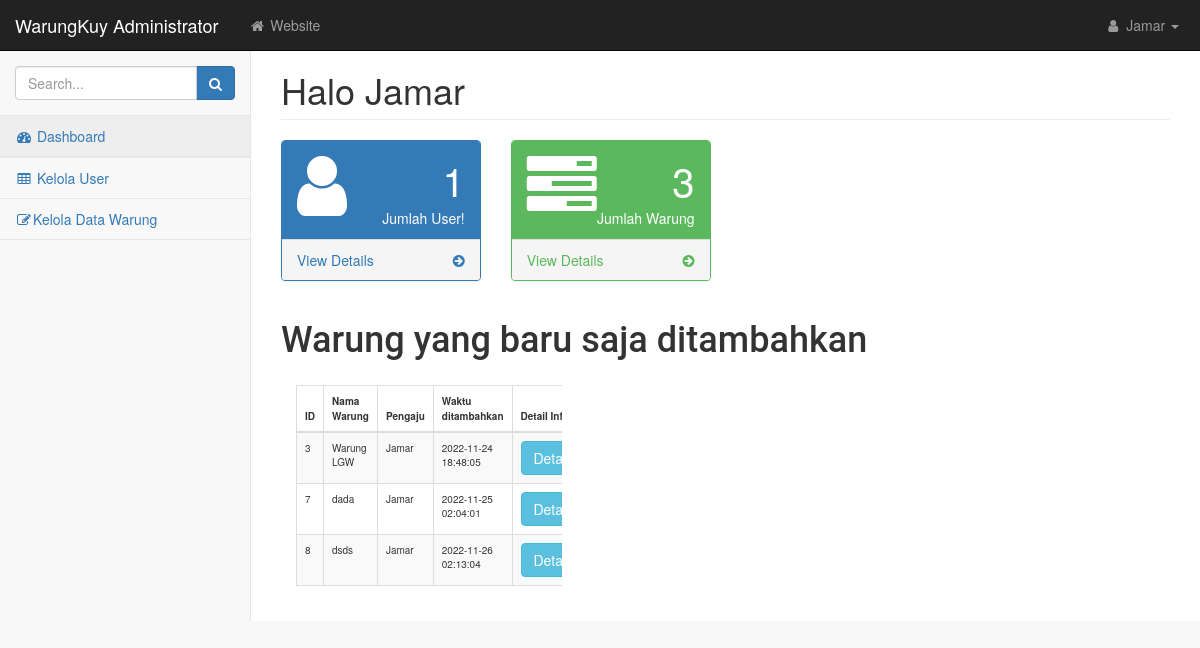
/View/index.php (signed in), run on the app's committed database.
### tables this page shows
CREATE TABLE `tb_warung` (
  `id_warung` int(11) NOT NULL,
  `nama_warung` varchar(50) NOT NULL,
  `alamat` varchar(120) NOT NULL,
  `deskripsi` mediumtext NOT NULL,
  `foto` varchar(256) DEFAULT NULL,
  `id_user` int(5) NOT NULL,
  `tanggal_ditambahkan` datetime NOT NULL
);

CREATE TABLE `tb_users` (
  `id_user` int(5) NOT NULL,
  `username` char(11) NOT NULL,
  `email` varchar(50) NOT NULL,
  `password` char(20) NOT NULL,
  `hak` enum('admin','registered') NOT NULL,
  `alamat` varchar(255) DEFAULT NULL,
  `foto` varchar(256) DEFAULT NULL
);

### View/index.php (the view, shortened to what this page needs)
<?php
include('../Config/koneksi.php');
$sesNama =$_SESSION['username'];
?>
<!DOCTYPE html>
<html lang="en">
<head>
    <link href="css/bootstrap.min.css" rel="stylesheet">
    <link href="css/metisMenu.min.css" rel="stylesheet">
    <link href="css/timeline.css" rel="stylesheet">
    <link href="css/startmin.css" rel="stylesheet">
    <link href="css/morris.css" rel="stylesheet">
    <link href="css/font-awesome.min.css" rel="stylesheet" type="text/css">
</head>
<body>
<div id="wrapper">
    <nav class="navbar navbar-inverse navbar-fixed-top" role="navigation">
        <div class="navbar-header">
            <a class="navbar-brand" href="index.php">WarungKuy Administrator</a>
        </div>
        <ul class="nav navbar-nav navbar-left navbar-top-links">
            <li><a href="../View/Home.php"><i class="fa fa-home fa-fw"></i> Website</a></li>
        </ul>
        <ul class="nav navbar-right navbar-top-links">
            <li class="dropdown">
                <a class="dropdown-toggle" data-toggle="dropdown" href="#">
                    <i class="fa fa-user fa-fw"></i> <?php echo $_SESSION['username']; ?> <b class="caret"></b>
                </a>
            </li>
        </ul>
        <div class="navbar-default sidebar" role="navigation">
            <div class="sidebar-nav navbar-collapse">
                <ul class="nav" id="side-menu">
                    <li class="sidebar-search">
                        <div class="input-group custom-search-form">
                            <input type="text" class="form-control" placeholder="Search...">
                            <span class="input-group-btn">
                                        <button class="btn btn-primary" type="button">
                                            <i class="fa fa-search"></i>
                                        </button>
                                </span>
                        </div>
                    </li>
                    <li>
                        <a href="index.php" class="active"><i class="fa fa-dashboard fa-fw"></i> Dashboard</a>
                    </li>
                    <li>
                    </li>
                    <li>
                        <a href="tables.php"><i class="fa fa-table fa-fw"></i> Kelola User</a>
                    </li>
                    <li>
                        <a href="KelolaWarung.php"><i class="fa fa-edit fa-fw"></i>Kelola Data Warung</a>
                    </li>
                </ul>
            </div>
        </div>
    </nav>
    <div id="page-wrapper">
        <div class="container-fluid">
            <div class="row">
                <div class="col-lg-12">
                    <h1 class="page-header">Halo <?php echo $sesNama ?></h1>
                </div>
            </div>
            <div class="row">
                <div class="col-lg-3 col-md-6">
                    <div class="panel panel-primary">
                        <div class="panel-heading">
                            <div class="row">
                                <div class="col-xs-3">
                                    <i class="fa fa-user fa-5x"></i>
                                </div>
                                <div class="col-xs-9 text-right">
                                    <div class="huge"><?php
                                        $query = "SELECT COUNT(username) as jumlah FROM tb_users";
                                        $hasil = mysqli_query($koneksi, $query);
                                        $hasilfetch = $hasil->fetch_array()['jumlah'];
                                        echo $hasilfetch;
                                        ?></div>
                                    <div>Jumlah User!</div>
                                </div>
                            </div>
                        </div>
                        <a href="tables.php">
                            <div class="panel-footer">
                                <span class="pull-left">View Details</span>
                                <span class="pull-right"><i class="fa fa-arrow-circle-right"></i></span>
                                <div class="clearfix"></div>
                            </div>
                        </a>
                    </div>
                </div>
                <div class="col-lg-3 col-md-6">
                    <div class="panel panel-green">
                        <div class="panel-heading">
                            <div class="row">
                                <div class="col-xs-3">
                                    <i class="fa fa-tasks fa-5x"></i>
                                </div>
                                <div class="col-xs-9 text-right">
                                    <div class="huge"><?php
                                        $query_jml_warung = "SELECT COUNT(nama_warung) as jumlah FROM tb_warung";
                                        $hasil_jml_warung = mysqli_query($koneksi, $query_jml_warung);
                                        $hasilfetch_jml_warung = $hasil_jml_warung->fetch_array()['jumlah'];
                                        echo $hasilfetch_jml_warung;
                                        ?></div>
                                    <div>Jumlah Warung</div>
                                </div>
                            </div>
                        </div>
                        <a href="KelolaWarung.php">
                            <div class="panel-footer">
                                <span class="pull-left">View Details</span>
                                <span class="pull-right"><i class="fa fa-arrow-circle-right"></i></span>
                                <div class="clearfix"></div>
                            </div>
                        </a>
                    </div>
                </div>
            </div>
            <h1 style="font-family: Roboto">Warung yang baru saja ditambahkan</h1>
            <div class="panel-body">
                <div class="row">
                    <div class="col-lg-4" style="font-size: 10px">
                        <div class="table-responsive">
                            <table class="table table-bordered table-hover table-striped">
                                <thead>
                                <tr>
                                    <th>ID</th>
                                    <th>Nama Warung</th>
                                    <th>Pengaju</th>
                                    <th>Waktu ditambahkan</th>
                                    <th>Detail Info</th>
                                </tr>
                                </thead>
                                <tbody>
                                <?php
                                $query = "SELECT tb_warung.id_warung, tb_warung.nama_warung, tb_users.username, tb_warung.tanggal_ditambahkan FROM tb_warung, tb_users WHERE tb_warung.id_user = tb_users.id_user";
                                $result = mysqli_query($koneksi, $query);
                                while ($data = mysqli_fetch_array($result, MYSQLI_ASSOC)) {
                                    ?>
                                    <tr>
                                    <td><?php echo $data['id_warung']; ?></td>
                                    <td><?php echo $data['nama_warung']; ?></td>
                                    <td><?php echo $data['username']; ?></td>
                                    <td><?php echo $data['tanggal_ditambahkan']; ?></td>
                                    <td><a class="btn btn-info" >Detail</a></td>
                                    </tr><?php } ?>
                                </tbody>
                            </table>
                        </div>
                    </div>
                    <div class="col-lg-8">
                    </div>
                </div>
            </div>
        </div>
    </div>
</div>
</body>
</html>

### View/css/startmin.css (style rules this page uses)
body { background-color: #f8f8f8; }
#wrapper { width: 100%; }
#page-wrapper { padding-top: 30px; min-height: 568px; background-color: #fff; }
@media (min-width:768px) { #page-wrapper { position: inherit; margin-left: 250px; padding: 30px 15px 0 15px; border-left: 1px solid #e7e7e7; } }
.navbar-header { float: left; }
.navbar-left { float: left; }
.navbar-right { text-align: right; }
.navbar-top-links { margin: 0; }
.navbar-top-links li { display: inline-block; }
.navbar-top-links li:last-child { margin-right: 6px; }
.navbar-top-links li a { padding: 15px; min-height: 50px; }
.navbar-top-links>li>a { color: #999; }
.sidebar .sidebar-nav.navbar-collapse { padding-right: 0; padding-left: 0; }
.sidebar .sidebar-search { padding: 15px; }
.sidebar ul li { border-bottom: 1px solid #e7e7e7; }
.sidebar ul li a.active { background-color: #eee; }
@media (min-width:768px) { .sidebar { z-index: 1; position: absolute; width: 250px; margin-top: 51px; } }
.huge { font-size: 40px; }
.panel-green { border-color: #5cb85c; }
.panel-green .panel-heading { border-color: #5cb85c; color: #fff; background-color: #5cb85c; }
.panel-green a { color: #5cb85c; }

### data on the page
tb_warung: id_warung "3", nama_warung "Warung LGW", id_user.username "Jamar", tanggal_ditambahkan "2022-11-24 18:48:05"
tb_warung: id_warung "7", nama_warung "dada", id_user.username "Jamar", tanggal_ditambahkan "2022-11-25 02:04:01"
tb_warung: id_warung "8", nama_warung "dsds", id_user.username "Jamar", tanggal_ditambahkan "2022-11-26 02:13:04"

### other printed values
$_SESSION['username'] "Jamar"
$sesNama "Jamar"
$hasilfetch "1"
$hasilfetch_jml_warung "3"
